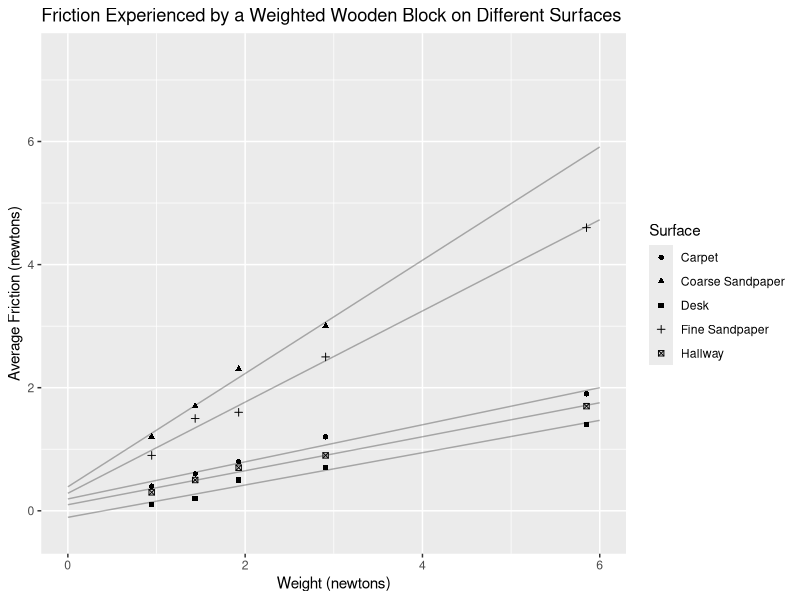
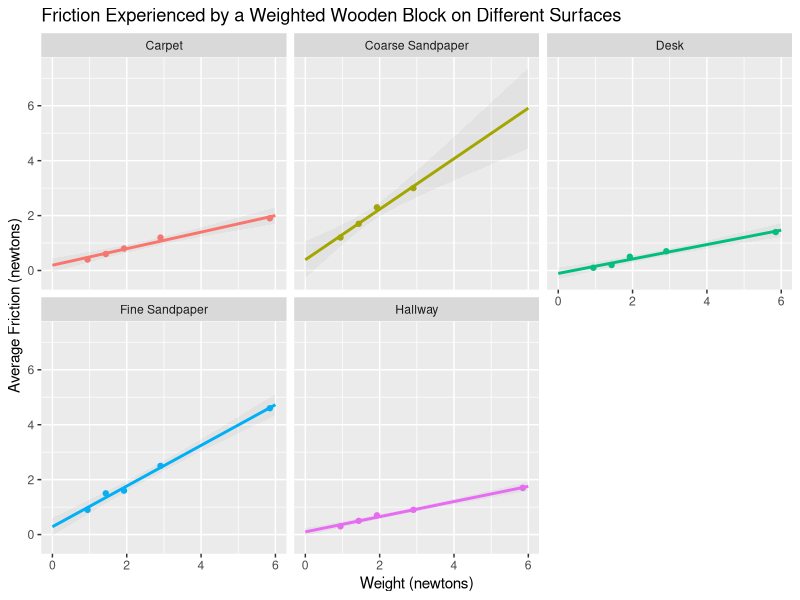
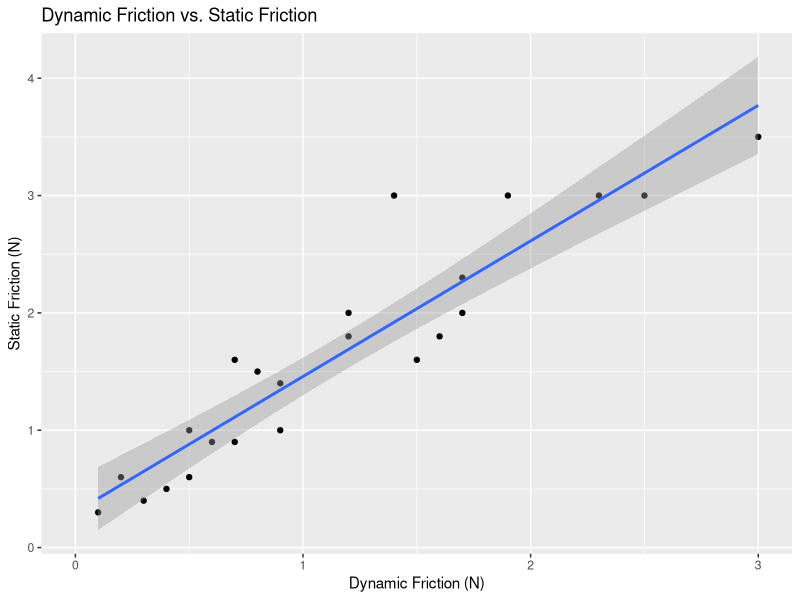

Write the R code that produced these figures, in order.
# load the ggplot2 library for data visualization
library(ggplot2)

# get data from a csv file (R doesn't like xlsx) and save it into a variable
friction <- read.csv("Friction-Exam.csv", header = TRUE, sep = ",")

# plot 1 (scatter, mass vs. friction)
ggplot(friction, aes(x = (Actual.Weight/1000)*9.81, y = Average,
    shape = Surface)) + geom_point() +
    geom_line(stat="smooth", method = "lm",
    alpha = 0.3, fullrange = TRUE, se = 0.2) + xlim(0, 6) +
    xlab("Weight (newtons)") + ylab("Average Friction (newtons)") + 
    ggtitle("Friction Experienced by a Weighted Wooden Block on Different Surfaces")

# plot 2 (scatter, mass vs. friction, separated by surface)
ggplot(friction, aes(x = (Actual.Weight/1000)*9.81, y = Average,
    colour = Surface)) + geom_point() + stat_smooth(method = "lm",
    alpha = 0.1, fullrange = TRUE, se = 0.2) + xlim(0, 6) +
    xlab("Weight (newtons)") + ylab("Average Friction (newtons)") + 
    ggtitle("Friction Experienced by a Weighted Wooden Block on Different Surfaces") + 
    facet_wrap(~Surface) + guides(colour = FALSE)

# plot 3 (scatter, dynamic vs. static friction)
ggplot(friction, aes(x = Average, y = Static.Friction)) +
  geom_point() + geom_smooth(method = "lm") + xlim(0, 3) +
  xlab("Dynamic Friction (N)") + ylab("Static Friction (N)") +
  ggtitle("Dynamic Friction vs. Static Friction")
